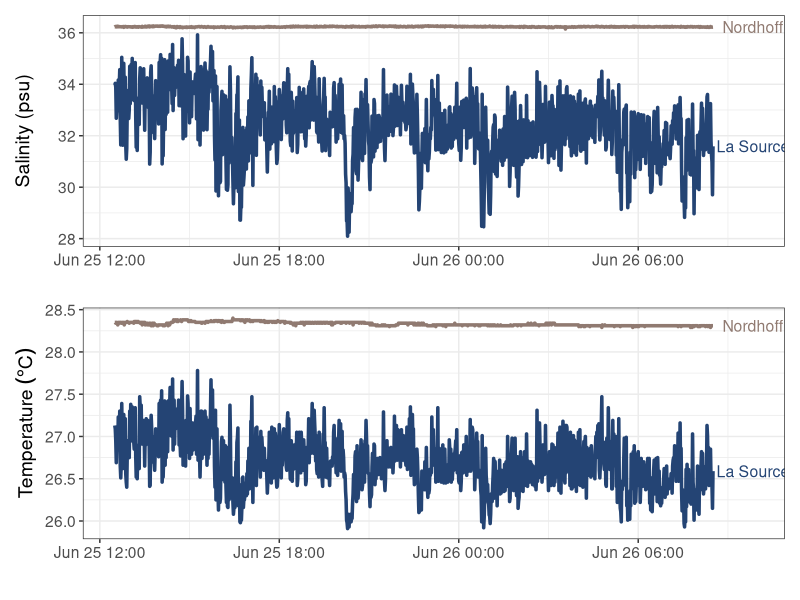
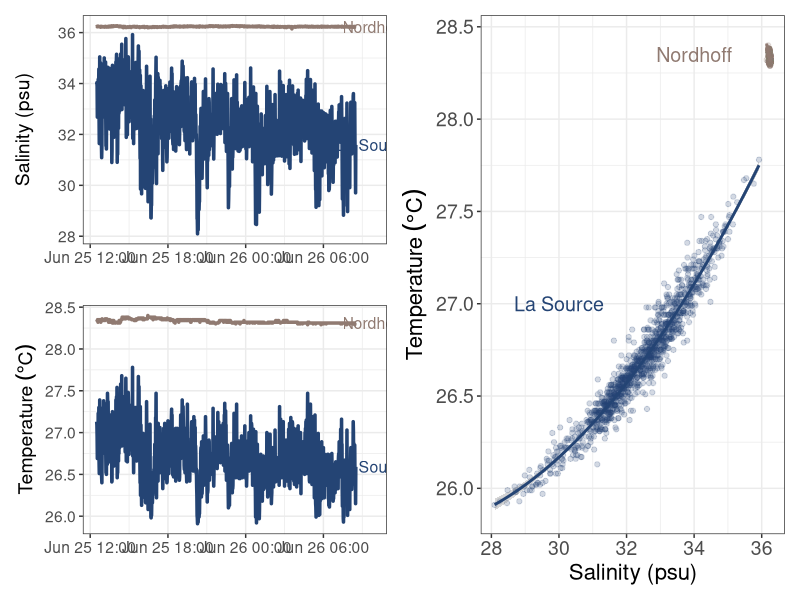
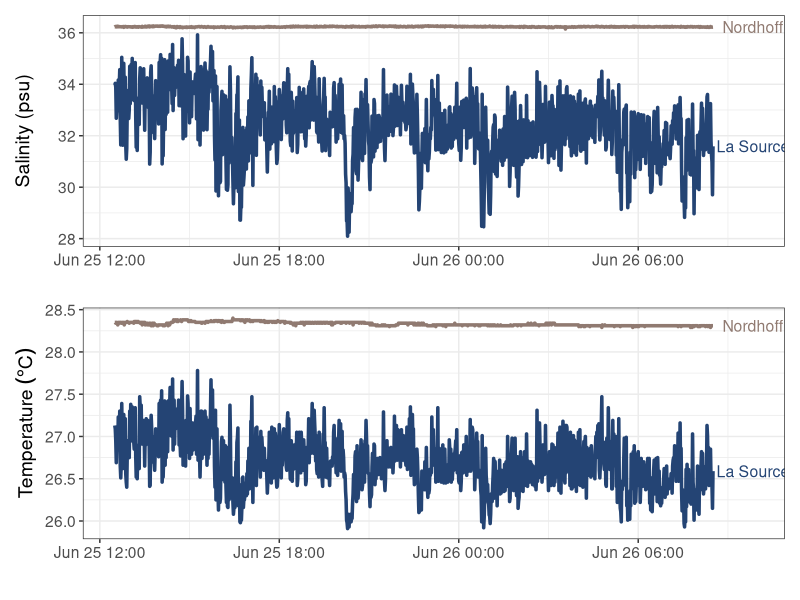
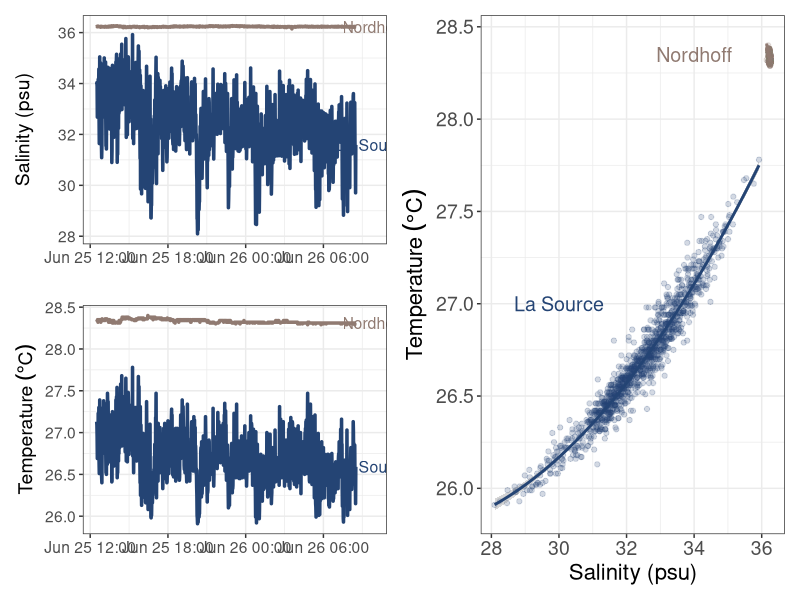

The R source for these figures, in order:
#### Tahiti "La Source" Plot ####


library(tidyverse)
library(here)
library(ggrepel)
library(lubridate)
library(patchwork)


## read in the data ###
LaSource<-read_csv(here("Data","Tahiti","Calibrated_CT_330_La_source_2023_0625.csv"))%>%
  mutate(Site = "La Source")

Nordhoff<-read_csv(here("Data","Tahiti","Calibrated_CT_322_Nordhoff_20230625.csv"))%>%
  mutate(Site = "Nordhoff")

AllData <-
  bind_rows(LaSource, Nordhoff)

p1<-AllData %>%
  mutate(label = if_else(Date == max(Date), as.character(Site), NA_character_)) %>% 
  ggplot(aes(x = Date, y = Salinity_psu, color = Site))+
  geom_line(linewidth = 1.2)+
  scale_color_manual(values = c("#244474","#907a71"))+
  labs(y = "Salinity (psu)",
       x = "")+
  geom_text(data = AllData %>% filter(Date == last(Date)), aes(label = Site, x = Date + minutes(80), y = Salinity_psu, color = Site), size = 4) +
  guides(color = FALSE)+
theme_bw()+
  theme(text = element_text(size = 14))



# Now with temperature
p2<-AllData %>%
  mutate(label = if_else(Date == max(Date), as.character(Site), NA_character_)) %>% 
  ggplot(aes(x = Date, y = TempInSitu, color = Site))+
  geom_line(linewidth = 1.2)+
  scale_color_manual(values = c("#244474","#907a71"))+
  labs(y = expression("Temperature " ( degree*C)),
       x = "")+
  geom_text(data = AllData %>% filter(Date == last(Date)), aes(label = Site, x = Date + minutes(80), y = TempInSitu, color = Site), size = 4) +
  guides(color = FALSE)+
  theme_bw()+
  theme(text = element_text(size = 14))
  
#ggsave(here("Output","LaSource_temp.png"), width = 10, height = 6)


p1/p2
ggsave(here("Output","LaSource.png"), width = 10, height = 6)

## plot relationship between Temp and Salinity
p3<-AllData %>%
 ggplot(aes(y  = TempInSitu, x = Salinity_psu, color = Site))+
  geom_point(alpha = 0.2)+
  annotate("text",x = 30, y = 27, label = "La Source", color = "#244474", size = 5)+
  annotate("text",x = 34, y = 28.35, label = "Nordhoff", color = "#907a71",
           size = 5)+
  scale_color_manual(values = c("#244474","#907a71"))+
  geom_smooth(method = "lm", formula = "y~poly(x,2)")+
  labs(x = "Salinity (psu)",
       y = expression("Temperature " ( degree*C)))+
  theme_bw()+
  theme(legend.position = "none",
        axis.title = element_text(size = 16),
        axis.text = element_text(size = 14))

p1/p2|p3
ggsave(here("Output","LaSource_all.png"), width = 14, height = 6)
